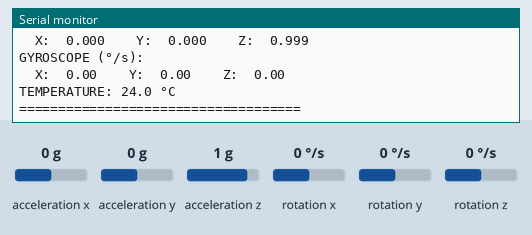
Bench run of a sketch on a simulated Arduino Mega 2560, built with avr-gcc and run on an emulated ATmega2560. On the bench: the last lines printed to the serial monitor. Wiring (inferred from the names in the program): MPU-9250 motion sensor at I2C address 0x68. The inputs (shaded band) are chosen by the test bench; at power-on: acceleration x 0 g, acceleration y 0 g, acceleration z 1 g, rotation y 0 °/s, rotation z 0 °/s, rotation x 0 °/s.

Above: at 7.4 s.
7.5 s: acceleration x set to -1.4 g
9.8 s: acceleration y set to -1.4 g
11.8 s: acceleration z set to -1.4 g
14.4 s: rotation y set to -192 °/s
At 14.82 s:
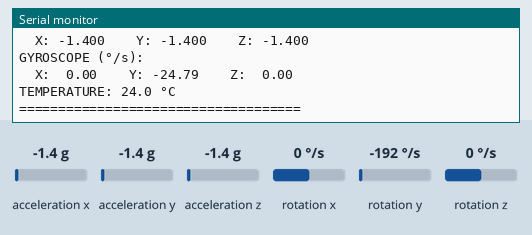
16.5 s: rotation z set to -192 °/s
At 16.88 s:
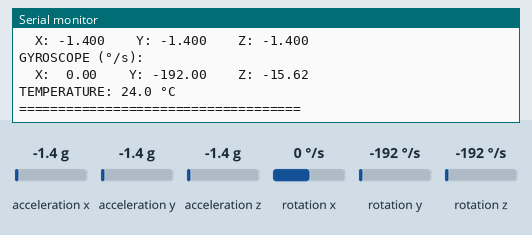
18.0 s: acceleration y set to 0 g
At 18.43 s:
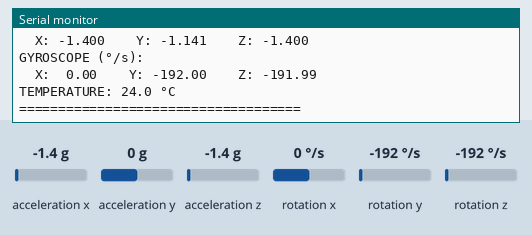
Timing chart, 0 to 21.0 s (numbered marks = the images above; inputs shaded):
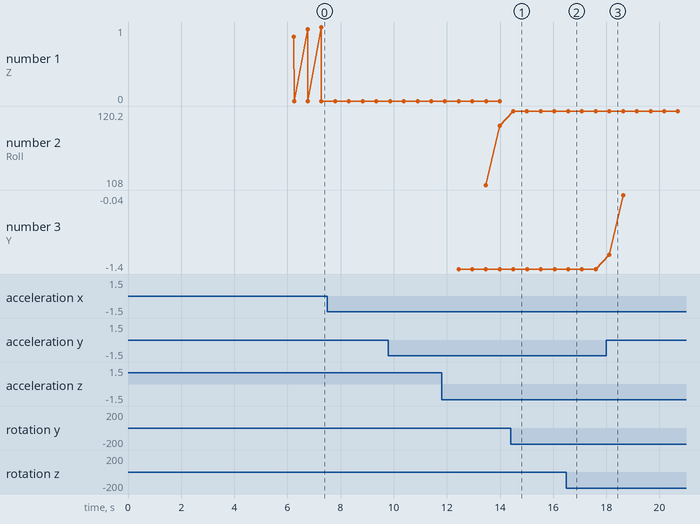

Measured:
- after the input at 14.4 s, the serial monitor: prints a new line after 0.10 s (image 1)
- after the input at 16.5 s, the serial monitor: prints a new line after 0.07 s (image 2)
- after the input at 18.0 s, the serial monitor: prints a new line after 0.11 s (image 3)
- plotted number 3: -1.4 → -0.04 after the input at 18.0 s

The sketch:

MPU6050_UltraStable.ino
```cpp
/*
 * MPU6050 Ultra-Stable Test Code for Arduino Mega Pro
 *
 * Features:
 * - Angles constrained to 0-360° range
 * - Multiple filtering stages for maximum stability
 * - Dead zone for near-zero values
 * - Complementary filter with gyroscope integration
 * - Hardware and software noise reduction
 *
 * Author: Test Code
 * Date: January 2026
 */

#include <Wire.h>

// MPU6050 I2C address
const int MPU6050_ADDR = 0x68;

// MPU6050 Register addresses
const int PWR_MGMT_1 = 0x6B;
const int ACCEL_XOUT_H = 0x3B;
const int CONFIG = 0x1A;

// Variables to store sensor data
int16_t accelerometer_x, accelerometer_y, accelerometer_z;
int16_t gyro_x, gyro_y, gyro_z;
int16_t temperature;

// Converted values
float accel_x_g, accel_y_g, accel_z_g;
float gyro_x_dps, gyro_y_dps, gyro_z_dps;
float temp_celsius;

// Stable filtered angles (0-360 degrees)
float pitch = 0, roll = 0, yaw = 0;

// Calibration offsets
float accel_x_offset = 0, accel_y_offset = 0, accel_z_offset = 0;
float gyro_x_offset = 0, gyro_y_offset = 0, gyro_z_offset = 0;

// Timing for gyro integration
unsigned long lastTime = 0;
float dt = 0;

// Filter coefficients
const float COMPLEMENTARY_ALPHA = 0.98;  // Trust gyro more (reduces jitter)
const float LOW_PASS_ALPHA = 0.85;       // Smoothing for accelerometer

// Dead zone to eliminate micro-fluctuations
const float GYRO_DEADZONE = 0.5;         // Ignore gyro rates below this (°/s)
const float ACCEL_DEADZONE = 0.02;       // Ignore accel changes below this (g)
const float ANGLE_DEADZONE = 0.3;        // Ignore angle changes below this (°)

// Moving average buffers
const int MA_SIZE = 10;
float accel_x_history[MA_SIZE] = {0};
float accel_y_history[MA_SIZE] = {0};
float accel_z_history[MA_SIZE] = {0};
float gyro_x_history[MA_SIZE] = {0};
float gyro_y_history[MA_SIZE] = {0};
float gyro_z_history[MA_SIZE] = {0};
int history_index = 0;

// Filtered values
float filtered_accel_x = 0, filtered_accel_y = 0, filtered_accel_z = 0;
float filtered_gyro_x = 0, filtered_gyro_y = 0, filtered_gyro_z = 0;

// Previous angle values for dead zone comparison
float prev_pitch = 0, prev_roll = 0, prev_yaw = 0;

void setup() {
  Serial.begin(115200);
  while (!Serial) {
    ;
  }

  Serial.println("MPU6050 Ultra-Stable with Angle Limiting");
  Serial.println("=========================================");
  Serial.println();

  // Initialize I2C
  Wire.begin();
  Wire.setClock(400000);

  // Wake up MPU6050
  Wire.beginTransmission(MPU6050_ADDR);
  Wire.write(PWR_MGMT_1);
  Wire.write(0x00);
  Wire.endTransmission(true);
  delay(100);

  // Set DLPF to maximum filtering (5Hz bandwidth - very smooth)
  Wire.beginTransmission(MPU6050_ADDR);
  Wire.write(CONFIG);
  Wire.write(0x06); // DLPF_CFG = 6: 5Hz bandwidth (most stable)
  Wire.endTransmission(true);

  // Configure accelerometer (±2g)
  Wire.beginTransmission(MPU6050_ADDR);
  Wire.write(0x1C);
  Wire.write(0x00);
  Wire.endTransmission(true);

  // Configure gyroscope (±250°/s)
  Wire.beginTransmission(MPU6050_ADDR);
  Wire.write(0x1B);
  Wire.write(0x00);
  Wire.endTransmission(true);

  Serial.println("MPU6050 initialized with maximum stability!");
  Serial.println();
  Serial.println("CALIBRATION INSTRUCTIONS:");
  Serial.println("1. Place sensor on flat, stable surface");
  Serial.println("2. Do NOT touch or move the sensor");
  Serial.println("3. Wait for calibration to complete...");
  Serial.println();

  delay(2000);
  calibrateSensor();

  Serial.println("\nCalibration complete!");
  Serial.println("Starting ultra-stable readings...");
  Serial.println("Angles will be displayed in 0-360° range");
  Serial.println("=========================================");
  Serial.println();

  lastTime = millis();
  delay(1000);
}

void loop() {
  // Calculate time difference
  unsigned long currentTime = millis();
  dt = (currentTime - lastTime) / 1000.0;
  lastTime = currentTime;

  // Limit dt to prevent spikes on first run
  if (dt > 0.1) dt = 0.02;

  // Read and process sensor data
  readMPU6050();
  applyMovingAverage();
  convertData();
  applyLowPassFilter();
  applyDeadZone();
  calculateStableAngles();

  // Display data periodically
  displayData();

  delay(20); // 50Hz update rate
}

void readMPU6050() {
  Wire.beginTransmission(MPU6050_ADDR);
  Wire.write(ACCEL_XOUT_H);
  Wire.endTransmission(false);
  Wire.requestFrom(MPU6050_ADDR, 14, true);

  accelerometer_x = Wire.read() << 8 | Wire.read();
  accelerometer_y = Wire.read() << 8 | Wire.read();
  accelerometer_z = Wire.read() << 8 | Wire.read();
  temperature = Wire.read() << 8 | Wire.read();
  gyro_x = Wire.read() << 8 | Wire.read();
  gyro_y = Wire.read() << 8 | Wire.read();
  gyro_z = Wire.read() << 8 | Wire.read();
}

void applyMovingAverage() {
  // Store in circular buffer
  accel_x_history[history_index] = accelerometer_x;
  accel_y_history[history_index] = accelerometer_y;
  accel_z_history[history_index] = accelerometer_z;
  gyro_x_history[history_index] = gyro_x;
  gyro_y_history[history_index] = gyro_y;
  gyro_z_history[history_index] = gyro_z;

  history_index = (history_index + 1) % MA_SIZE;

  // Calculate averages
  float sum_ax = 0, sum_ay = 0, sum_az = 0;
  float sum_gx = 0, sum_gy = 0, sum_gz = 0;

  for (int i = 0; i < MA_SIZE; i++) {
    sum_ax += accel_x_history[i];
    sum_ay += accel_y_history[i];
    sum_az += accel_z_history[i];
    sum_gx += gyro_x_history[i];
    sum_gy += gyro_y_history[i];
    sum_gz += gyro_z_history[i];
  }

  accelerometer_x = sum_ax / MA_SIZE;
  accelerometer_y = sum_ay / MA_SIZE;
  accelerometer_z = sum_az / MA_SIZE;
  gyro_x = sum_gx / MA_SIZE;
  gyro_y = sum_gy / MA_SIZE;
  gyro_z = sum_gz / MA_SIZE;
}

void convertData() {
  // Convert to physical units
  accel_x_g = (accelerometer_x / 16384.0) - accel_x_offset;
  accel_y_g = (accelerometer_y / 16384.0) - accel_y_offset;
  accel_z_g = (accelerometer_z / 16384.0) - accel_z_offset;

  gyro_x_dps = (gyro_x / 131.0) - gyro_x_offset;
  gyro_y_dps = (gyro_y / 131.0) - gyro_y_offset;
  gyro_z_dps = (gyro_z / 131.0) - gyro_z_offset;

  temp_celsius = (temperature / 340.0) + 36.53;
}

void applyLowPassFilter() {
  // Exponential moving average (low-pass filter)
  filtered_accel_x = LOW_PASS_ALPHA * filtered_accel_x + (1 - LOW_PASS_ALPHA) * accel_x_g;
  filtered_accel_y = LOW_PASS_ALPHA * filtered_accel_y + (1 - LOW_PASS_ALPHA) * accel_y_g;
  filtered_accel_z = LOW_PASS_ALPHA * filtered_accel_z + (1 - LOW_PASS_ALPHA) * accel_z_g;

  filtered_gyro_x = LOW_PASS_ALPHA * filtered_gyro_x + (1 - LOW_PASS_ALPHA) * gyro_x_dps;
  filtered_gyro_y = LOW_PASS_ALPHA * filtered_gyro_y + (1 - LOW_PASS_ALPHA) * gyro_y_dps;
  filtered_gyro_z = LOW_PASS_ALPHA * filtered_gyro_z + (1 - LOW_PASS_ALPHA) * gyro_z_dps;
}

void applyDeadZone() {
  // Apply dead zone to gyroscope (eliminate drift)
  if (abs(filtered_gyro_x) < GYRO_DEADZONE) filtered_gyro_x = 0;
  if (abs(filtered_gyro_y) < GYRO_DEADZONE) filtered_gyro_y = 0;
  if (abs(filtered_gyro_z) < GYRO_DEADZONE) filtered_gyro_z = 0;

  // Apply dead zone to accelerometer
  if (abs(filtered_accel_x) < ACCEL_DEADZONE) filtered_accel_x = 0;
  if (abs(filtered_accel_y) < ACCEL_DEADZONE) filtered_accel_y = 0;
}

void calculateStableAngles() {
  // Calculate angles from accelerometer
  float accel_pitch = atan2(filtered_accel_y, sqrt(filtered_accel_x * filtered_accel_x +
                           filtered_accel_z * filtered_accel_z)) * 180.0 / PI;
  float accel_roll = atan2(-filtered_accel_x, filtered_accel_z) * 180.0 / PI;

  // Integrate gyroscope for smooth updates
  pitch = COMPLEMENTARY_ALPHA * (pitch + filtered_gyro_y * dt) +
          (1 - COMPLEMENTARY_ALPHA) * accel_pitch;
  roll = COMPLEMENTARY_ALPHA * (roll - filtered_gyro_x * dt) +
         (1 - COMPLEMENTARY_ALPHA) * accel_roll;
  yaw += filtered_gyro_z * dt; // Yaw integrates over time

  // Apply angle dead zone to prevent micro-jitter
  if (abs(pitch - prev_pitch) < ANGLE_DEADZONE) pitch = prev_pitch;
  if (abs(roll - prev_roll) < ANGLE_DEADZONE) roll = prev_roll;
  if (abs(yaw - prev_yaw) < ANGLE_DEADZONE) yaw = prev_yaw;

  // Normalize angles to 0-360° range
  pitch = normalizeAngle(pitch);
  roll = normalizeAngle(roll);
  yaw = normalizeAngle(yaw);

  // Store for next comparison
  prev_pitch = pitch;
  prev_roll = roll;
  prev_yaw = yaw;
}

float normalizeAngle(float angle) {
  // Constrain angle to 0-360° range
  while (angle < 0) angle += 360.0;
  while (angle >= 360.0) angle -= 360.0;

  // Round to 1 decimal place to prevent micro-changes
  angle = round(angle * 10.0) / 10.0;

  return angle;
}

void calibrateSensor() {
  const int numSamples = 500;
  float sum_accel_x = 0, sum_accel_y = 0, sum_accel_z = 0;
  float sum_gyro_x = 0, sum_gyro_y = 0, sum_gyro_z = 0;

  Serial.println("Calibrating");

  // Discard initial unstable readings
  for (int i = 0; i < 20; i++) {
    readMPU6050();
    delay(10);
  }

  // Collect calibration samples
  for (int i = 0; i < numSamples; i++) {
    readMPU6050();

    sum_accel_x += accelerometer_x / 16384.0;
    sum_accel_y += accelerometer_y / 16384.0;
    sum_accel_z += accelerometer_z / 16384.0;

    sum_gyro_x += gyro_x / 131.0;
    sum_gyro_y += gyro_y / 131.0;
    sum_gyro_z += gyro_z / 131.0;

    if (i % 50 == 0) Serial.print(".");
    delay(5);
  }

  // Calculate offsets
  accel_x_offset = sum_accel_x / numSamples;
  accel_y_offset = sum_accel_y / numSamples;
  accel_z_offset = (sum_accel_z / numSamples) - 1.0;

  gyro_x_offset = sum_gyro_x / numSamples;
  gyro_y_offset = sum_gyro_y / numSamples;
  gyro_z_offset = sum_gyro_z / numSamples;

  // Initialize filtered values
  filtered_accel_x = 0;
  filtered_accel_y = 0;
  filtered_accel_z = 1.0;
  filtered_gyro_x = 0;
  filtered_gyro_y = 0;
  filtered_gyro_z = 0;

  // Initialize angles to 0
  pitch = 0;
  roll = 0;
  yaw = 0;
  prev_pitch = 0;
  prev_roll = 0;
  prev_yaw = 0;
}

void displayData() {
  static unsigned long lastDisplay = 0;
  if (millis() - lastDisplay < 500) return;
  lastDisplay = millis();

  Serial.println("=== STABLE MPU6050 DATA (0-360°) ===");
  Serial.println();

  // Orientation angles
  Serial.println("ORIENTATION (degrees, 0-360):");
  Serial.print("  Pitch: ");
  printAngle(pitch);
  Serial.print("  Roll:  ");
  printAngle(roll);
  Serial.print("  Yaw:   ");
  printAngle(yaw);
  Serial.println();

  // Accelerometer
  Serial.println("ACCELEROMETER (g):");
  Serial.print("  X: "); printValue(filtered_accel_x, 3);
  Serial.print("  Y: "); printValue(filtered_accel_y, 3);
  Serial.print("  Z: "); printValue(filtered_accel_z, 3);
  Serial.println();

  // Gyroscope
  Serial.println("GYROSCOPE (°/s):");
  Serial.print("  X: "); printValue(filtered_gyro_x, 2);
  Serial.print("  Y: "); printValue(filtered_gyro_y, 2);
  Serial.print("  Z: "); printValue(filtered_gyro_z, 2);
  Serial.println();

  // Temperature
  Serial.print("TEMPERATURE: ");
  Serial.print(temp_celsius, 1);
  Serial.println(" °C");
  Serial.println();

  Serial.println("====================================");
  Serial.println();
}

void printAngle(float angle) {
  if (angle < 10) Serial.print("  ");
  else if (angle < 100) Serial.print(" ");
  Serial.print(angle, 1);
  Serial.println("°");
}

void printValue(float value, int decimals) {
  if (value >= 0) Serial.print(" ");
  Serial.print(value, decimals);
  Serial.print("  ");
}
```

MPU9250_Sensor.cpp
```cpp
/*
 * MPU9250_Sensor.cpp
 *
 * Implementation of MPU9250 IMU sensor class
 */

#include "MPU9250_Sensor.h"

MPU9250_Sensor::MPU9250_Sensor() {
  accel_x = accel_y = accel_z = 0;
  gyro_x = gyro_y = gyro_z = 0;
  temperature = 0;

  accel_x_g = accel_y_g = accel_z_g = 0;
  gyro_x_dps = gyro_y_dps = gyro_z_dps = 0;

  gyro_z_offset = 0;

  currentHeading = 0;
  initialHeading = 0;

  lastTime = 0;
  dt = 0;
}

bool MPU9250_Sensor::begin() {
  // Check MPU9250 connection
  Wire.beginTransmission(MPU9250_ADDR);
  byte error = Wire.endTransmission();

  if (error != 0) {
    return false;
  }

  // Reset device
  writeByte(MPU9250_ADDR, PWR_MGMT_1, 0x80);
  delay(100);

  // Wake up device
  writeByte(MPU9250_ADDR, PWR_MGMT_1, 0x01);
  delay(200);

  // Configure gyroscope (±250 dps for best resolution)
  writeByte(MPU9250_ADDR, GYRO_CONFIG, 0x00);

  // Configure accelerometer (±2g for best resolution)
  writeByte(MPU9250_ADDR, ACCEL_CONFIG, 0x00);

  // Set Digital Low Pass Filter to 44Hz
  writeByte(MPU9250_ADDR, CONFIG, 0x03);

  lastTime = millis();

  return true;
}

void MPU9250_Sensor::calibrate() {
  const int samples = 500;
  float sum_gz = 0;

  // Discard first readings
  for (int i = 0; i < 20; i++) {
    readAccelGyro();
    delay(10);
  }

  // Collect samples
  for (int i = 0; i < samples; i++) {
    readAccelGyro();
    sum_gz += gyro_z / 131.0;  // Convert to dps
    delay(5);
  }

  gyro_z_offset = sum_gz / samples;
}

void MPU9250_Sensor::update() {
  // Calculate time step
  unsigned long currentTime = millis();
  dt = (currentTime - lastTime) / 1000.0;
  lastTime = currentTime;

  // Prevent spikes on first call or after long delays
  if (dt > 0.1 || dt <= 0) {
    dt = 0.02;
  }

  // Read sensor
  readAccelGyro();

  // Convert to physical units
  convertData();

  // Integrate gyro to get heading
  currentHeading += gyro_z_dps * dt;

  // Normalize to 0-360
  currentHeading = normalizeAngle(currentHeading);
}

void MPU9250_Sensor::resetHeading() {
  initialHeading = currentHeading;
}

float MPU9250_Sensor::getCurrentHeading() {
  return currentHeading;
}

float MPU9250_Sensor::getHeadingError() {
  float error = currentHeading - initialHeading;

  // Normalize error to -180 to +180
  while (error > 180.0) error -= 360.0;
  while (error < -180.0) error += 360.0;

  return error;
}

float MPU9250_Sensor::getGyroZ() {
  return gyro_z_dps;
}

void MPU9250_Sensor::readAccelGyro() {
  Wire.beginTransmission(MPU9250_ADDR);
  Wire.write(ACCEL_XOUT_H);
  Wire.endTransmission(false);
  Wire.requestFrom(MPU9250_ADDR, 14, true);

  accel_x = Wire.read() << 8 | Wire.read();
  accel_y = Wire.read() << 8 | Wire.read();
  accel_z = Wire.read() << 8 | Wire.read();
  temperature = Wire.read() << 8 | Wire.read();
  gyro_x = Wire.read() << 8 | Wire.read();
  gyro_y = Wire.read() << 8 | Wire.read();
  gyro_z = Wire.read() << 8 | Wire.read();
}

void MPU9250_Sensor::convertData() {
  // Convert accelerometer (±2g range, 16384 LSB/g)
  accel_x_g = accel_x / 16384.0;
  accel_y_g = accel_y / 16384.0;
  accel_z_g = accel_z / 16384.0;

  // Convert gyroscope (±250 dps range, 131 LSB/dps)
  gyro_x_dps = (gyro_x / 131.0) - 0;  // No offset for X
  gyro_y_dps = (gyro_y / 131.0) - 0;  // No offset for Y
  gyro_z_dps = (gyro_z / 131.0) - gyro_z_offset;  // Apply Z offset
}

float MPU9250_Sensor::normalizeAngle(float angle) {
  while (angle < 0) angle += 360.0;
  while (angle >= 360.0) angle -= 360.0;
  return angle;
}

void MPU9250_Sensor::writeByte(uint8_t address, uint8_t reg, uint8_t data) {
  Wire.beginTransmission(address);
  Wire.write(reg);
  Wire.write(data);
  Wire.endTransmission();
}
```

MPU9250_Sensor.h
```cpp
/*
 * MPU9250_Sensor.h
 *
 * Class for handling MPU9250 IMU sensor
 * Extracts and processes gyroscope data for heading control
 */

#ifndef MPU9250_SENSOR_H
#define MPU9250_SENSOR_H

#include <Arduino.h>
#include <Wire.h>

class MPU9250_Sensor {
private:
  // MPU9250 I2C addresses
  static const int MPU9250_ADDR = 0x68;
  static const int AK8963_ADDR = 0x0C;

  // Register addresses
  static const int PWR_MGMT_1 = 0x6B;
  static const int CONFIG = 0x1A;
  static const int GYRO_CONFIG = 0x1B;
  static const int ACCEL_CONFIG = 0x1C;
  static const int INT_PIN_CFG = 0x37;
  static const int ACCEL_XOUT_H = 0x3B;
  static const int GYRO_XOUT_H = 0x43;

  // Raw sensor data
  int16_t accel_x, accel_y, accel_z;
  int16_t gyro_x, gyro_y, gyro_z;
  int16_t temperature;

  // Converted values
  float accel_x_g, accel_y_g, accel_z_g;
  float gyro_x_dps, gyro_y_dps, gyro_z_dps;

  // Calibration offsets
  float gyro_z_offset;

  // Orientation
  float currentHeading;
  float initialHeading;

  // Timing
  unsigned long lastTime;
  float dt;

  // Helper functions
  void writeByte(uint8_t address, uint8_t reg, uint8_t data);
  void readAccelGyro();
  void convertData();
  float normalizeAngle(float angle);

public:
  MPU9250_Sensor();

  bool begin();
  void calibrate();
  void update();
  void resetHeading();

  float getCurrentHeading();
  float getHeadingError();
  float getGyroZ();

  // Getters for debugging
  float getAccelX() { return accel_x_g; }
  float getAccelY() { return accel_y_g; }
  float getAccelZ() { return accel_z_g; }
};

#endif
```
